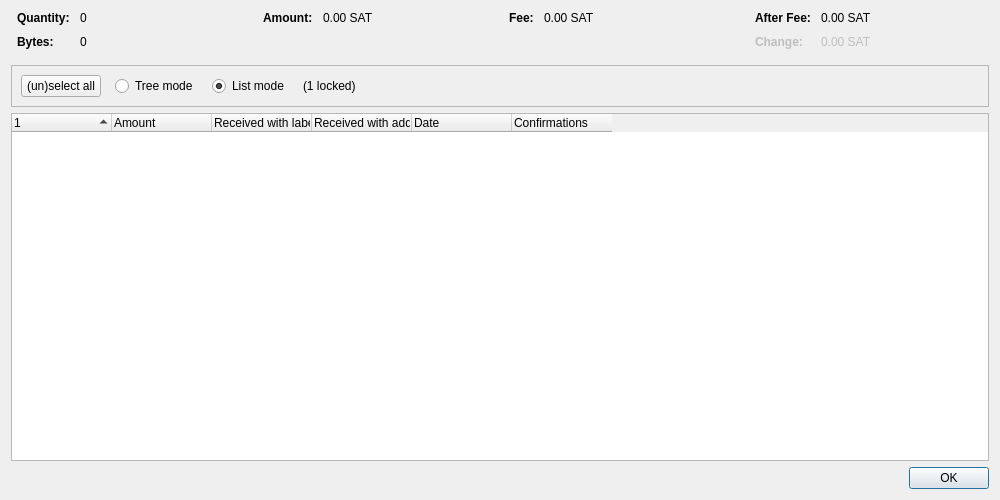
<?xml version="1.0" encoding="UTF-8"?>
<ui version="4.0">
 <class>CoinControlDialog</class>
 <widget class="QDialog" name="CoinControlDialog">
  <property name="geometry">
   <rect>
    <x>0</x>
    <y>0</y>
    <width>1000</width>
    <height>500</height>
   </rect>
  </property>
  <property name="windowTitle">
   <string>Coin Selection</string>
  </property>
  <layout class="QVBoxLayout" name="verticalLayout">
   <item>
    <layout class="QHBoxLayout" name="horizontalLayoutTop" stretch="0,0,0,0">
     <property name="topMargin">
      <number>0</number>
     </property>
     <property name="bottomMargin">
      <number>10</number>
     </property>
     <item>
      <layout class="QFormLayout" name="formLayoutCoinControl1">
       <property name="labelAlignment">
        <set>Qt::AlignLeft|Qt::AlignVCenter</set>
       </property>
       <property name="horizontalSpacing">
        <number>10</number>
       </property>
       <property name="verticalSpacing">
        <number>10</number>
       </property>
       <property name="leftMargin">
        <number>6</number>
       </property>
       <property name="rightMargin">
        <number>6</number>
       </property>
       <item row="0" column="0">
        <widget class="QLabel" name="labelCoinControlQuantityText">
         <property name="font">
          <font>
           <weight>75</weight>
           <bold>true</bold>
          </font>
         </property>
         <property name="text">
          <string>Quantity:</string>
         </property>
        </widget>
       </item>
       <item row="0" column="1">
        <widget class="QLabel" name="labelCoinControlQuantity">
         <property name="cursor">
          <cursorShape>IBeamCursor</cursorShape>
         </property>
         <property name="contextMenuPolicy">
          <enum>Qt::ActionsContextMenu</enum>
         </property>
         <property name="text">
          <string notr="true">0</string>
         </property>
         <property name="textInteractionFlags">
          <set>Qt::LinksAccessibleByMouse|Qt::TextSelectableByKeyboard|Qt::TextSelectableByMouse</set>
         </property>
        </widget>
       </item>
       <item row="1" column="0">
        <widget class="QLabel" name="labelCoinControlBytesText">
         <property name="font">
          <font>
           <weight>75</weight>
           <bold>true</bold>
          </font>
         </property>
         <property name="text">
          <string>Bytes:</string>
         </property>
        </widget>
       </item>
       <item row="1" column="1">
        <widget class="QLabel" name="labelCoinControlBytes">
         <property name="cursor">
          <cursorShape>IBeamCursor</cursorShape>
         </property>
         <property name="contextMenuPolicy">
          <enum>Qt::ActionsContextMenu</enum>
         </property>
         <property name="text">
          <string notr="true">0</string>
         </property>
         <property name="textInteractionFlags">
          <set>Qt::LinksAccessibleByMouse|Qt::TextSelectableByKeyboard|Qt::TextSelectableByMouse</set>
         </property>
        </widget>
       </item>
      </layout>
     </item>
     <item>
      <layout class="QFormLayout" name="formLayoutCoinControl2">
       <property name="horizontalSpacing">
        <number>10</number>
       </property>
       <property name="verticalSpacing">
        <number>10</number>
       </property>
       <property name="leftMargin">
        <number>6</number>
       </property>
       <property name="rightMargin">
        <number>6</number>
       </property>
       <item row="0" column="0">
        <widget class="QLabel" name="labelCoinControlAmountText">
         <property name="font">
          <font>
           <weight>75</weight>
           <bold>true</bold>
          </font>
         </property>
         <property name="text">
          <string>Amount:</string>
         </property>
        </widget>
       </item>
       <item row="0" column="1">
        <widget class="QLabel" name="labelCoinControlAmount">
         <property name="cursor">
          <cursorShape>IBeamCursor</cursorShape>
         </property>
         <property name="contextMenuPolicy">
          <enum>Qt::ActionsContextMenu</enum>
         </property>
         <property name="text">
          <string notr="true">0.00 SAT</string>
         </property>
         <property name="textInteractionFlags">
          <set>Qt::LinksAccessibleByMouse|Qt::TextSelectableByKeyboard|Qt::TextSelectableByMouse</set>
         </property>
        </widget>
       </item>
      </layout>
     </item>
     <item>
      <layout class="QFormLayout" name="formLayoutCoinControl3">
       <property name="horizontalSpacing">
        <number>10</number>
       </property>
       <property name="verticalSpacing">
        <number>10</number>
       </property>
       <property name="leftMargin">
        <number>6</number>
       </property>
       <property name="rightMargin">
        <number>6</number>
       </property>
       <item row="0" column="0">
        <widget class="QLabel" name="labelCoinControlFeeText">
         <property name="font">
          <font>
           <weight>75</weight>
           <bold>true</bold>
          </font>
         </property>
         <property name="text">
          <string>Fee:</string>
         </property>
        </widget>
       </item>
       <item row="0" column="1">
        <widget class="QLabel" name="labelCoinControlFee">
         <property name="cursor">
          <cursorShape>IBeamCursor</cursorShape>
         </property>
         <property name="contextMenuPolicy">
          <enum>Qt::ActionsContextMenu</enum>
         </property>
         <property name="text">
          <string notr="true">0.00 SAT</string>
         </property>
         <property name="textInteractionFlags">
          <set>Qt::LinksAccessibleByMouse|Qt::TextSelectableByKeyboard|Qt::TextSelectableByMouse</set>
         </property>
        </widget>
       </item>
      </layout>
     </item>
     <item>
      <layout class="QFormLayout" name="formLayoutCoinControl4">
       <property name="labelAlignment">
        <set>Qt::AlignLeft|Qt::AlignVCenter</set>
       </property>
       <property name="horizontalSpacing">
        <number>10</number>
       </property>
       <property name="verticalSpacing">
        <number>10</number>
       </property>
       <property name="leftMargin">
        <number>6</number>
       </property>
       <property name="rightMargin">
        <number>6</number>
       </property>
       <item row="0" column="0">
        <widget class="QLabel" name="labelCoinControlAfterFeeText">
         <property name="font">
          <font>
           <weight>75</weight>
           <bold>true</bold>
          </font>
         </property>
         <property name="text">
          <string>After Fee:</string>
         </property>
        </widget>
       </item>
       <item row="0" column="1">
        <widget class="QLabel" name="labelCoinControlAfterFee">
         <property name="cursor">
          <cursorShape>IBeamCursor</cursorShape>
         </property>
         <property name="contextMenuPolicy">
          <enum>Qt::ActionsContextMenu</enum>
         </property>
         <property name="text">
          <string notr="true">0.00 SAT</string>
         </property>
         <property name="textInteractionFlags">
          <set>Qt::LinksAccessibleByMouse|Qt::TextSelectableByKeyboard|Qt::TextSelectableByMouse</set>
         </property>
        </widget>
       </item>
       <item row="1" column="0">
        <widget class="QLabel" name="labelCoinControlChangeText">
         <property name="enabled">
          <bool>false</bool>
         </property>
         <property name="font">
          <font>
           <weight>75</weight>
           <bold>true</bold>
          </font>
         </property>
         <property name="text">
          <string>Change:</string>
         </property>
        </widget>
       </item>
       <item row="1" column="1">
        <widget class="QLabel" name="labelCoinControlChange">
         <property name="enabled">
          <bool>false</bool>
         </property>
         <property name="cursor">
          <cursorShape>IBeamCursor</cursorShape>
         </property>
         <property name="contextMenuPolicy">
          <enum>Qt::ActionsContextMenu</enum>
         </property>
         <property name="text">
          <string notr="true">0.00 SAT</string>
         </property>
         <property name="textInteractionFlags">
          <set>Qt::LinksAccessibleByMouse|Qt::TextSelectableByKeyboard|Qt::TextSelectableByMouse</set>
         </property>
        </widget>
       </item>
      </layout>
     </item>
    </layout>
   </item>
   <item>
    <widget class="QFrame" name="frame">
     <property name="minimumSize">
      <size>
       <width>0</width>
       <height>40</height>
      </size>
     </property>
     <property name="frameShape">
      <enum>QFrame::StyledPanel</enum>
     </property>
     <property name="frameShadow">
      <enum>QFrame::Sunken</enum>
     </property>
     <layout class="QHBoxLayout" name="horizontalLayout">
      <item>
       <layout class="QHBoxLayout" name="horizontalLayoutPanel" stretch="0,0,0,0,0">
        <property name="spacing">
         <number>14</number>
        </property>
        <item>
         <widget class="QPushButton" name="pushButtonSelectAll">
          <property name="sizePolicy">
           <sizepolicy hsizetype="Maximum" vsizetype="Fixed">
            <horstretch>0</horstretch>
            <verstretch>0</verstretch>
           </sizepolicy>
          </property>
          <property name="text">
           <string>(un)select all</string>
          </property>
          <property name="autoDefault">
           <bool>false</bool>
          </property>
         </widget>
        </item>
        <item>
         <widget class="QRadioButton" name="radioTreeMode">
          <property name="sizePolicy">
           <sizepolicy hsizetype="Maximum" vsizetype="Fixed">
            <horstretch>0</horstretch>
            <verstretch>0</verstretch>
           </sizepolicy>
          </property>
          <property name="text">
           <string>Tree mode</string>
          </property>
         </widget>
        </item>
        <item>
         <widget class="QRadioButton" name="radioListMode">
          <property name="sizePolicy">
           <sizepolicy hsizetype="Maximum" vsizetype="Fixed">
            <horstretch>0</horstretch>
            <verstretch>0</verstretch>
           </sizepolicy>
          </property>
          <property name="text">
           <string>List mode</string>
          </property>
          <property name="checked">
           <bool>true</bool>
          </property>
         </widget>
        </item>
        <item>
         <widget class="QLabel" name="labelLocked">
          <property name="text">
           <string notr="true">(1 locked)</string>
          </property>
         </widget>
        </item>
        <item>
         <spacer name="horizontalSpacer">
          <property name="orientation">
           <enum>Qt::Horizontal</enum>
          </property>
          <property name="sizeHint" stdset="0">
           <size>
            <width>40</width>
            <height>20</height>
           </size>
          </property>
         </spacer>
        </item>
       </layout>
      </item>
     </layout>
    </widget>
   </item>
   <item>
    <widget class="CoinControlTreeWidget" name="treeWidget">
     <property name="contextMenuPolicy">
      <enum>Qt::CustomContextMenu</enum>
     </property>
     <property name="sortingEnabled">
      <bool>false</bool>
     </property>
     <property name="columnCount">
      <number>6</number>
     </property>
     <attribute name="headerShowSortIndicator" stdset="0">
      <bool>true</bool>
     </attribute>
     <attribute name="headerStretchLastSection">
      <bool>false</bool>
     </attribute>
     <column>
      <property name="text">
       <string/>
      </property>
     </column>
     <column>
      <property name="text">
       <string>Amount</string>
      </property>
     </column>
     <column>
      <property name="text">
       <string>Received with label</string>
      </property>
     </column>
     <column>
      <property name="text">
       <string>Received with address</string>
      </property>
     </column>
     <column>
      <property name="text">
       <string>Date</string>
      </property>
     </column>
     <column>
      <property name="text">
       <string>Confirmations</string>
      </property>
      <property name="toolTip">
       <string>Confirmed</string>
      </property>
     </column>
     <column>
      <property name="text">
       <string/>
      </property>
     </column>
     <column>
      <property name="text">
       <string/>
      </property>
     </column>
     <column>
      <property name="text">
       <string/>
      </property>
     </column>
     <column>
      <property name="text">
       <string/>
      </property>
     </column>
    </widget>
   </item>
   <item>
    <widget class="QDialogButtonBox" name="buttonBox">
     <property name="orientation">
      <enum>Qt::Horizontal</enum>
     </property>
     <property name="standardButtons">
      <set>QDialogButtonBox::Ok</set>
     </property>
    </widget>
   </item>
  </layout>
 </widget>
 <customwidgets>
  <customwidget>
   <class>CoinControlTreeWidget</class>
   <extends>QTreeWidget</extends>
   <header>qt/coincontroltreewidget.h</header>
  </customwidget>
 </customwidgets>
 <resources/>
 <connections/>
</ui>
